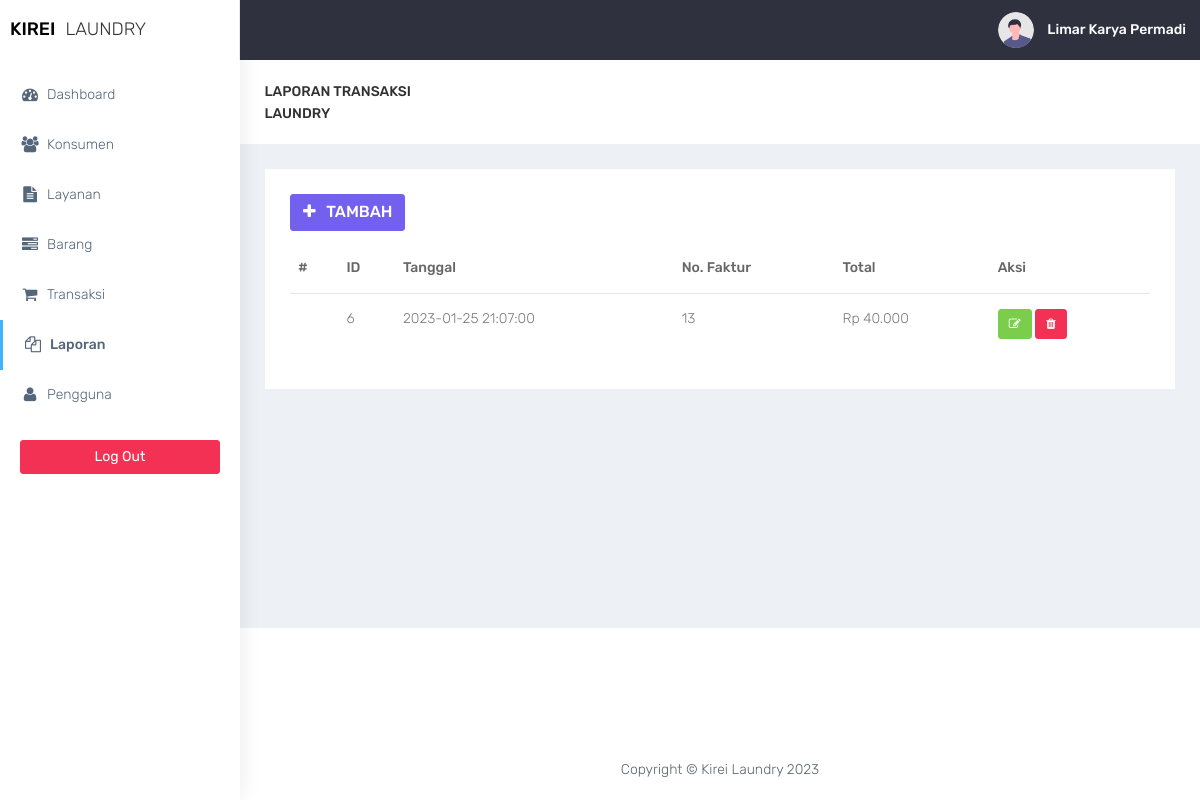
The app's page /laporan/laporan.php (signed in) with its own data.
### tables this page shows
CREATE TABLE `laporan` (
  `id_laporan` int(11) NOT NULL,
  `tgl` datetime NOT NULL,
  `no_faktur` int(11) NOT NULL,
  `total` int(11) NOT NULL
);

### laporan/laporan.php (the view, shortened to what this page needs)
<?php
require '../functions.php';
require '../layout/layout_header.php';
?>
<div class="container-fluid">
    <div class="row bg-title">
        <div class="col-lg-3 col-md-4 col-sm-4 col-xs-12">
            <h4 class="page-title">laporan Transaksi Laundry</h4>
        </div>
    </div>
    <div class="row">
        <div class="col-md-12 col-lg-12 col-sm-12">
            <div class="white-box">
                <div class="row">
                    <div class="col-md-6">
                        <a href="laporan-tambah.php" class="btn btn-primary box-title"><i class="fa fa-plus fa-fw"></i> Tambah</a>
                    </div>
                </div>
                <?php
                if ($conn->connect_errno == 0) {
                    $sql = "SELECT * FROM laporan";
                    $res = $conn->query($sql);
                    if ($res) {
                ?>
                        <div class="table-responsive">
                            <table class="table" id="table">
                                <thead>
                                    <tr>
                                        <th>#</th>
                                        <th>ID</th>
                                        <th>Tanggal</th>
                                        <th>No. Faktur</th>
                                        <th>Total</th>
                                        <th>Aksi</th>
                                    </tr>
                                </thead>
                                <tbody>
                                    <?php
                                    $data = $res->fetch_all(MYSQLI_ASSOC);
                                    foreach ($data as $row) {
                                    ?>
                                        <tr>
                                            <td></td>
                                            <td><?= $row['id_laporan']; ?></td>
                                            <td><?= $row['tgl']; ?></td>
                                            <td><?= $row['no_faktur']; ?></td>
                                            <td>Rp <?= number_format($row['total'], 0, ',', '.'); ?></td>
                                            <td>
                                                <a href="laporan-ubah.php?id_laporan=<?php echo $row["id_laporan"]; ?>" class="btn btn-success btn-sm" title="Ubah">
                                                    <i class="fa fa-pencil-square-o"></i>
                                                </a>
                                                <a href="laporan-hapus.php?id_laporan=<?php echo $row["id_laporan"];?>"  class="btn btn-danger btn-sm delete-data">
                                                    <i class="fa fa-trash"></i>
                                                </a>
                                            </td>
                                        </tr>
                                    <?php
                                    }
                                    ?>
                                </tbody>
                            </table>
                    <?php
                    } else
                        echo "Gagal Eksekusi SQL" . (DEVELOPMENT ? " : " . $conn->error : "") . "<br>";
                } else
                    echo "Gagal koneksi" . (DEVELOPMENT ? " : " . $conn->connect_error : "") . "<br>";
                    ?>
                        </div>
            </div>
        </div>
    </div>
</div>
<?php
require '../layout/layout_footer.php';
?>

### assets/css/colors/default.css (style rules this page uses)
body { background: #fff; }

### records on screen
laporan: id_laporan "6", tgl "2023-01-25 21:07:00", no_faktur "13", total "40.000"

### other values on screen
$_SESSION['nm_pengguna'] "Limar Karya Permadi"
